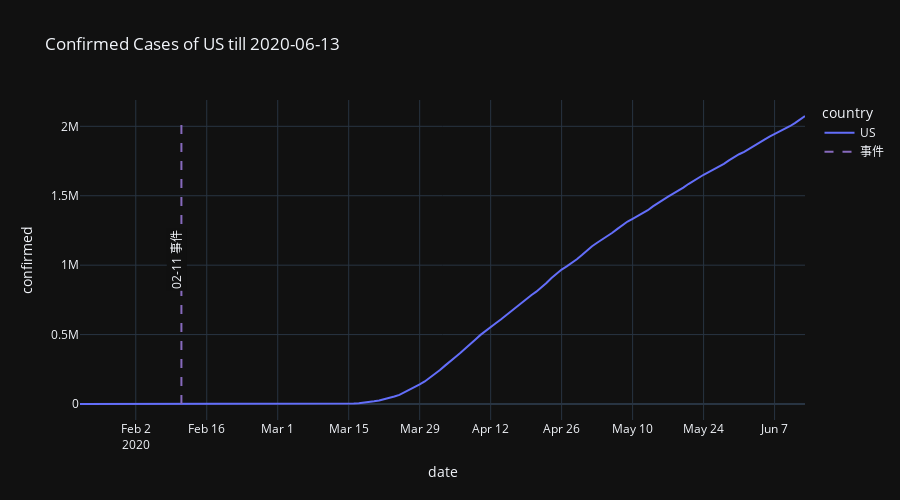

The cell this chart's notebook holds for it:
### Markdown cell above
### 美國

### Code cell
events = [['02-11', '事件', color_1]]
plot_by_country('US', events)

### Figure 1 — Plotly figure (JSON) as saved in the notebook; plotly's stock layout.template omitted (floating-point values rounded to 4 significant figures; data arrays with more than 128 entries replaced by an {"elided": "..."} marker saying what was removed)
{"data": [{"hovertemplate": "country=US<br>date=%{x}<br>confirmed=%{y}<extra></extra>", "legendgroup": "US", "line": {"color": "#636efa", "dash": "solid"}, "mode": "lines", "name": "US", "orientation": "v", "showlegend": true, "type": "scatter", "x": {"elided": "144 str values"}, "xaxis": "x", "y": {"elided": "144 int values"}, "yaxis": "y"}, {"line": {"color": "rgb(135,106,189)", "dash": "dash"}, "mode": "lines", "name": "事件", "type": "scatter", "x": ["2020-02-11", "2020-02-11"], "y": [0, 2074344]}], "layout": {"annotations": [{"bgcolor": "#101010", "showarrow": false, "text": "02-11 事件", "textangle": -90, "x": "2020-02-10", "y": 1037172}], "height": 500, "legend": {"title": {"text": "country"}, "tracegroupgap": 0}, "title": {"text": "Confirmed Cases of US till 2020-06-13"}, "xaxis": {"anchor": "y", "domain": [0, 1], "title": {"text": "date"}}, "yaxis": {"anchor": "x", "domain": [0, 1], "title": {"text": "confirmed"}}}}
